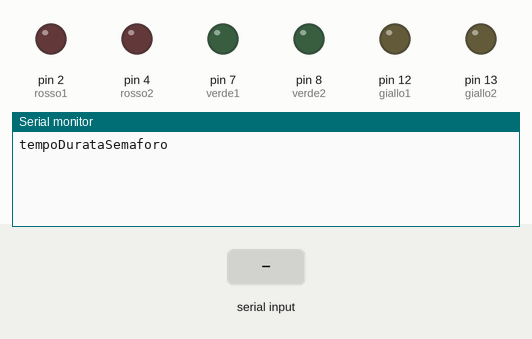
Simulated run of this sketch. Board: Arduino Uno, built with avr-gcc and run on an emulated ATmega328P. On the bench: output pins drawn as LEDs (lit = HIGH), the last lines printed to the serial monitor. The test bench sets the inputs (shaded band).

Above: at 0.9 s.
1.0 s: "90,45,200\n" received over Serial
At 2.6 s:
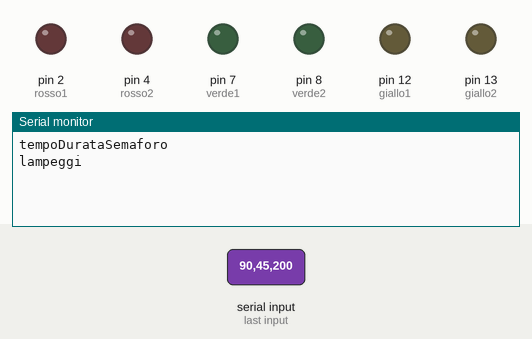
3.5 s: "30,150,10\n" received over Serial
At 5.7 s:
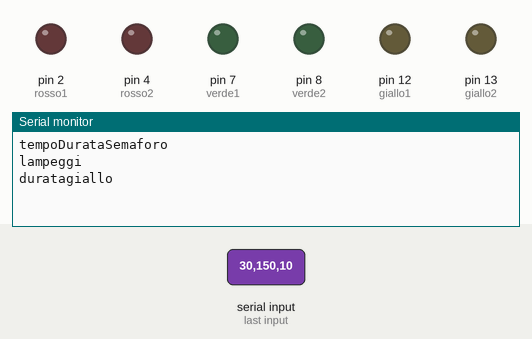
6.0 s: "90,45\n" received over Serial
At 7.5 s:
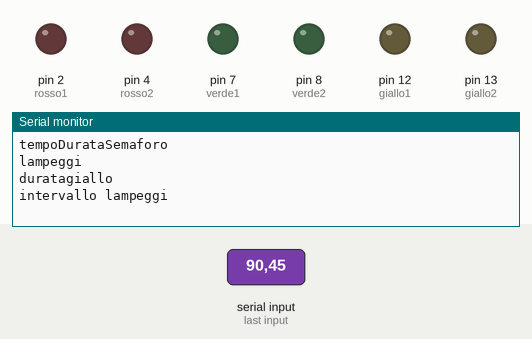

Measured:
- after the input at 1.0 s, the serial monitor: prints a new line after 1.0 s (image 1)
- after the input at 3.5 s, the serial monitor: prints a new line after 1.0 s (image 2)
- after the input at 6.0 s, the serial monitor: prints a new line after 1.0 s (image 3)

The sketch:

gianluca-zanovello.ino
```cpp
  int rosso2;
  int rosso1;
  int verde2;
  int verde1;
  int giallo2;
  int giallo1; // fatto

  int tempoSemaforo= 0;

  int lampeggiVerde= 0;
  int tempoTraLampeggi= 0;//fatto

  int tempoRosso = 0;
  int tempoVerde = 0;
  int tempoGiallo = 0;
  String input;

void setup() {
  rosso1 = 2;
  rosso2 = 4;
  verde1 = 7;
  verde2 = 8;
  giallo1 = 12;
  giallo2 = 13;


  pinMode(rosso1,OUTPUT);
  pinMode(rosso2,OUTPUT);
  pinMode(verde1,OUTPUT);
  pinMode(verde2,OUTPUT);
  pinMode(giallo1,OUTPUT);
  pinMode(giallo2,OUTPUT);

 Serial.begin(9600);

  Serial.println("tempoDurataSemaforo");
  while(Serial.available() == 0){};
  input=Serial.readString();
  tempoSemaforo=input.toInt();

 Serial.println("lampeggi");
  while(Serial.available() == 0){};
  input=Serial.readString();
  lampeggiVerde=input.toInt();

  Serial.println("duratagiallo");
  while(Serial.available() == 0){};
  input=Serial.readString();
  tempoGiallo=input.toInt();

  Serial.println("intervallo lampeggi");
  while(Serial.available() == 0){};
  input=Serial.readString();
  tempoTraLampeggi=input.toInt();
   tempoRosso = tempoSemaforo-tempoGiallo;
  tempoVerde = tempoRosso - lampeggiVerde * tempoTraLampeggi * 2;
}

void loop() {

void semaforoSerie(int rosso1,int giallo1,int verde1,int rosso2,int giallo2,int verde2);
void semaforoSerie(int rosso2,int giallo2,int verde2,int rosso1,int giallo1,int verde1);
 }
void lampeggiaVerde(int verde)
{
  for(int i=0; i > lampeggiVerde; i++)
{
  digitalWrite(verde, LOW);
  delay(tempoTraLampeggi);
  digitalWrite(verde,HIGH);
  delay(tempoTraLampeggi);
}
digitalWrite(verde,LOW);
}

void semaforoSerie(int rosso1,int giallo1,int verde1,int rosso2,int giallo2,int verde2)
{digitalWrite(rosso1,HIGH);
digitalWrite(verde2,HIGH);
delay(tempoVerde);
lampeggiaVerde(verde2);
digitalWrite(verde2,LOW);
digitalWrite(giallo1,HIGH);
digitalWrite(giallo2,HIGH);
delay(tempoGiallo);
digitalWrite(giallo1,LOW);
digitalWrite(giallo2,LOW);
digitalWrite(rosso1,LOW);


}
```
